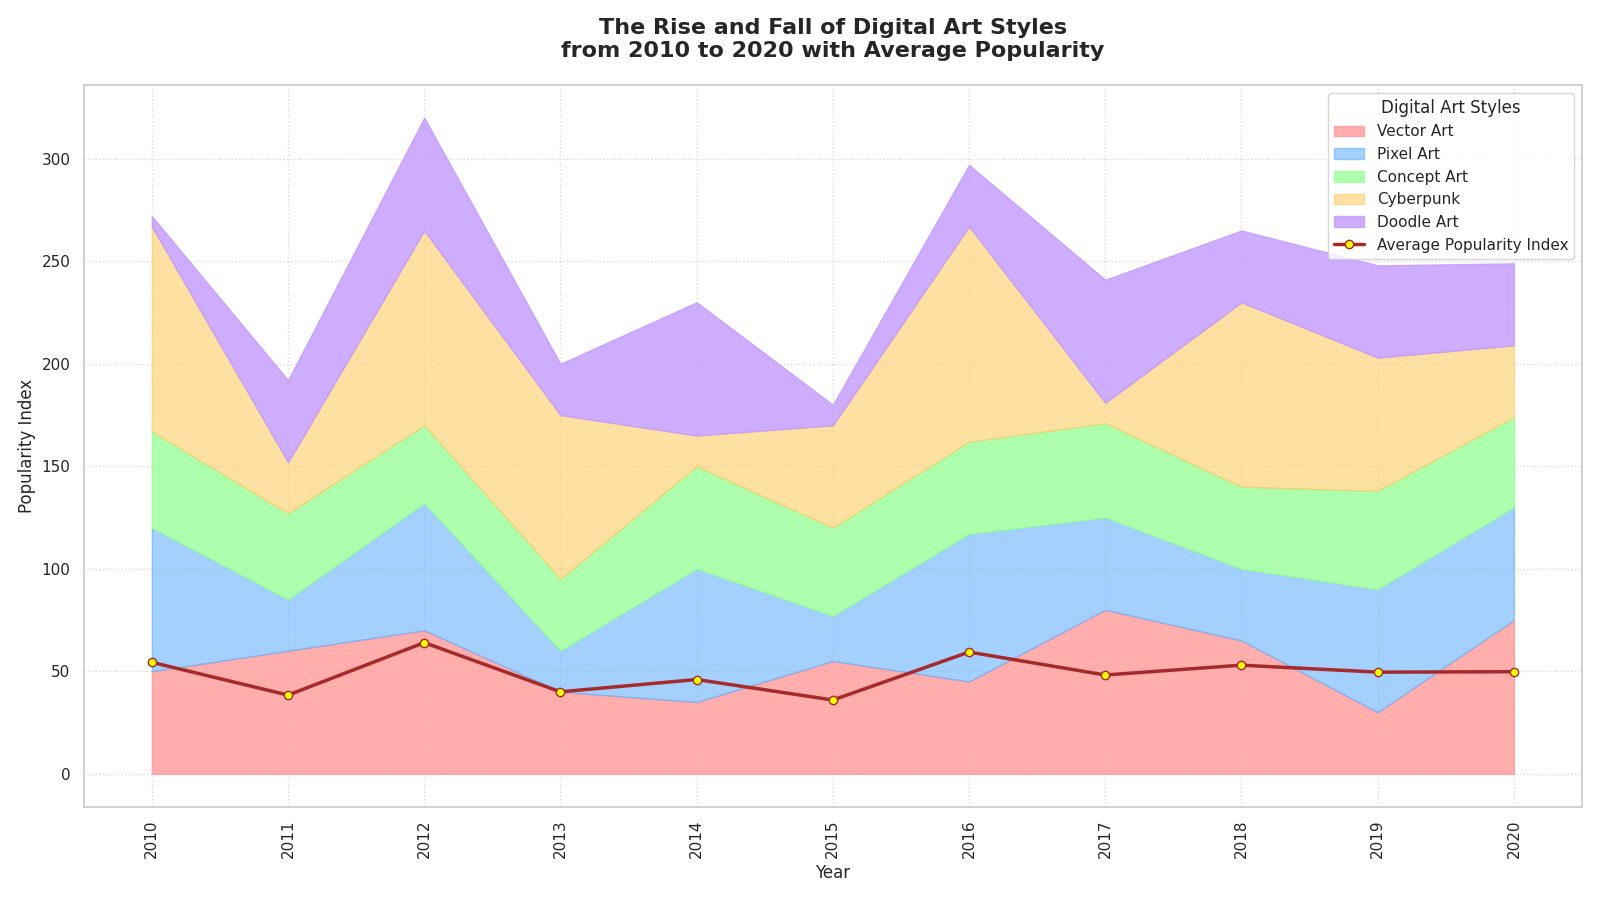

The Python source for this figure:
import matplotlib.pyplot as plt
import numpy as np

# Original data arrays are randomly altered by rearranging their elements
years = np.arange(2010, 2021)
vector_art = np.array([50, 60, 70, 40, 35, 55, 45, 80, 65, 30, 75])
pixel_art = np.array([70, 25, 62, 20, 65, 22, 72, 45, 35, 60, 55])
concept_art = np.array([47, 42, 38, 35, 50, 43, 45, 46, 40, 48, 44])
cyberpunk = np.array([100, 25, 95, 80, 15, 50, 105, 10, 90, 65, 35])
doodle_art = np.array([5, 40, 55, 25, 65, 10, 30, 60, 35, 45, 40])

cumulative_vector_art = vector_art
cumulative_pixel_art = cumulative_vector_art + pixel_art
cumulative_concept_art = cumulative_pixel_art + concept_art
cumulative_cyberpunk = cumulative_concept_art + cyberpunk
cumulative_doodle_art = cumulative_cyberpunk + doodle_art

average_popularity = (vector_art + pixel_art + concept_art + cyberpunk + doodle_art) / 5

plt.figure(figsize=(16, 9))

plt.fill_between(years, 0, cumulative_vector_art, color='#FF9999', label='Vector Art', alpha=0.8)
plt.fill_between(years, cumulative_vector_art, cumulative_pixel_art, color='#66B2FF', label='Pixel Art', alpha=0.6)
plt.fill_between(years, cumulative_pixel_art, cumulative_concept_art, color='#99FF99', label='Concept Art', alpha=0.8)
plt.fill_between(years, cumulative_concept_art, cumulative_cyberpunk, color='#FFCC66', label='Cyberpunk', alpha=0.6)
plt.fill_between(years, cumulative_cyberpunk, cumulative_doodle_art, color='#C299FF', label='Doodle Art', alpha=0.8)

plt.plot(years, average_popularity, color='brown', linewidth=2.5, linestyle='-', marker='o', markerfacecolor='yellow', label='Average Popularity Index')

plt.title('The Rise and Fall of Digital Art Styles\nfrom 2010 to 2020 with Average Popularity', fontsize=16, fontweight='bold', pad=20)
plt.xlabel('Year', fontsize=12)
plt.ylabel('Popularity Index', fontsize=12)

plt.xticks(years, rotation=90, ha='center')

plt.grid(visible=True, linestyle=':', alpha=0.7, axis='both')

plt.legend(loc='upper right', title='Digital Art Styles')

plt.tight_layout()

plt.show()
